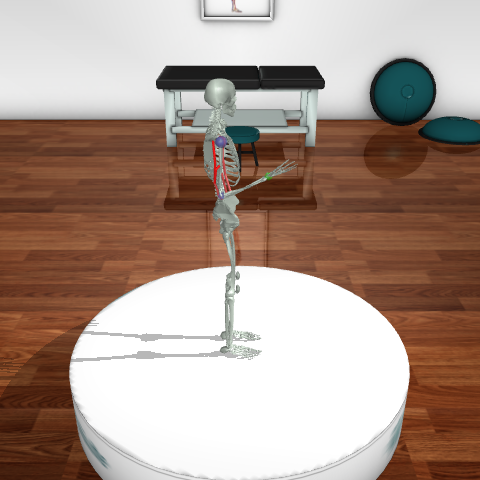
#> input picture ReGainX_paper/figures/sim/phase1_healthy.png, 480 x 480 px
$ python generate_paper_figures.py
#> lines starting #> are read from the running program, lines starting #| are printed output that depends on the picture
"""
ReGainX paper figure generation.
Generates fig1-fig8 (.png + .pdf @ 300 DPI), downloads arxiv.sty,
and packages everything into ReGainX_paper/ + ReGainX_paper_figures.zip.

Training & evaluation are already complete; this script only reads logged
artifacts and renders figures. It performs NO training or evaluation.
"""
import os
import shutil
import zipfile
import warnings

import numpy as np
import pandas as pd
import matplotlib
matplotlib.use("Agg")  # never display, only save
import matplotlib.pyplot as plt
import matplotlib.patches as mpatches
from matplotlib.patches import FancyArrowPatch, FancyBboxPatch
from matplotlib.lines import Line2D

warnings.filterwarnings("ignore")

# --------------------------------------------------------------------------
# Paths
# --------------------------------------------------------------------------
ROOT = os.path.dirname(os.path.abspath(__file__))
LOGS = os.path.join(ROOT, "logs")
SUM = os.path.join(ROOT, "results", "shared_eval", "summaries")
OUT = os.path.join(ROOT, "ReGainX_paper")
FIGS = os.path.join(OUT, "figures")
os.makedirs(OUT, exist_ok=True)
os.makedirs(FIGS, exist_ok=True)

# track which figures used loaded vs hardcoded data, for the README
DATA_SOURCES = {}

# --------------------------------------------------------------------------
# Step 1 - color palette & global style
# --------------------------------------------------------------------------
C = {
    "recurrent_brady_deg": "#2166AC",  # deep blue   (primary policy)
    "recurrent_deg":       "#D6604D",  # red-orange  (deg-only recurrent)
    "mlp_brady_deg":       "#4DAC26",  # green
    "mlp_deg":             "#B2ABD2",  # light purple
    "noisy":               "#74ADD1",  # light blue
    "no_exo":              "#808080",  # grey
    "healthy":             "#1A1A1A",  # near-black
}

plt.style.use("seaborn-v0_8-whitegrid")
plt.rcParams.update({
    # Match the paper body font (LaTeX `times` package -> Times New Roman).
    "font.family": "serif",
    "font.serif": ["Times New Roman", "Times", "DejaVu Serif"],
    "mathtext.fontset": "stix",   # Times-like math glyphs
    "font.size": 11,
    "axes.titlesize": 13,
    "axes.labelsize": 11,
    "legend.fontsize": 9,
    "xtick.labelsize": 9,
    "ytick.labelsize": 9,
    "figure.dpi": 100,
    "savefig.dpi": 300,
    "axes.grid": True,
    "grid.alpha": 0.4,
    "pdf.fonttype": 42,   # editable text in PDFs
    "ps.fonttype": 42,
})

# Windows font that carries the snowflake / symbol glyphs
SYMFONT = "Segoe UI Symbol"


def save(fig, name):
    """Save a figure as both .png and .pdf at 300 DPI into OUT."""
    for ext in ("png", "pdf"):
        fig.savefig(os.path.join(OUT, f"{name}.{ext}"),
                    dpi=300, bbox_inches="tight")
    plt.close(fig)
    print(f"  saved {name}.png / {name}.pdf")


def read_csv_cp(path):
    """Eval summary CSVs are cp1252 (Windows en-dash in bin labels)."""
    return pd.read_csv(path, encoding="cp1252")


RAD_LABELS = ["0.0–0.5", "0.5–1.0", "1.0–1.5", "1.5+"]
SEV_LABELS = ["Q1 (Mild)", "Q2", "Q3", "Q4 (Severe)"]


# ==========================================================================
# Figure 1 - Three-phase pipeline shown with real MuJoCo simulator frames
#   (rendered by render_pipeline_frames.py at a fixed target of 2.0 rad)
# ==========================================================================
SIM_DIR = os.path.join(FIGS, "sim")

# Crop box (applied to the 480x480 render) that frames the skeleton + arm and
# removes the surrounding floor/background.
_CROP = dict(y0=8, y1=320, x0=95, x1=355)


def _load_sim(name):
#> called with name = 'phase1_healthy.png'
    import matplotlib.image as mpimg
    img = mpimg.imread(os.path.join(SIM_DIR, name))
#> img is the input picture: shape (480, 480, 3) float32; mean R, G, B 0.671, 0.59, 0.547
    c = _CROP
    return img[c["y0"]:c["y1"], c["x0"]:c["x1"]]
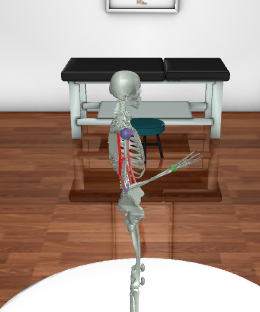
#> returned value: shape (312, 260, 3) float32; mean of channels 0, 1, 2 0.659, 0.579, 0.536; drawn as R, G, B


def fig1_pipeline():
    panels = [
        dict(img="phase1_healthy.png",
             title="Phase 1: Healthy Controller",
             note=("PPO trains the 6-muscle elbow\n"
                   "(myoElbow, 250k steps). The healthy\n"
                   "arm reaches the 2.0 rad target.")),
        dict(img="phase2_patient.png",
             title="Phase 2: PD Patient (Frozen)",
             note=("Healthy policy is frozen and run under\n"
                   "bradykinesia and muscular degeneration.\n"
                   "It stalls at 0.7 rad; the target is missed.")),
        dict(img="phase3_exo.png",
             title="Phase 3: Exoskeleton Agent",
             note=("RecurrentPPO (LSTM) adds torque to the\n"
                   "frozen patient (2M steps, POMDP).\n"
                   "Assisted arm reaches the 2.0 rad target.")),
    ]

    fig, axes = plt.subplots(1, 3, figsize=(7.4, 4.1))
    fig.subplots_adjust(left=0.02, right=0.98, top=0.80, bottom=0.18,
                        wspace=0.06)

    for ax, p in zip(axes, panels):
        ax.imshow(_load_sim(p["img"]))
        ax.set_xticks([]); ax.set_yticks([])
        ax.grid(False)
        for s in ax.spines.values():
            s.set_edgecolor("black"); s.set_linewidth(0.8)

        # Title above (black, not bold)
        ax.set_title(p["title"], fontsize=9.8, fontweight="normal",
                     color="black", pad=6)
        # Note below (black, not bold)
        ax.text(0.5, -0.03, p["note"], transform=ax.transAxes,
                ha="center", va="top", fontsize=7.3, color="black",
                linespacing=1.4)

    fig.suptitle("ReGainX Three-Phase Training Pipeline",
                 fontsize=12.5, fontweight="normal", y=0.98)
    fig.text(0.5, 0.915, "target = 2.0 rad", ha="center", va="center",
             fontsize=8.5, color="black")
    DATA_SOURCES["fig1_pipeline"] = (
        "MuJoCo/MyoSuite render of healthy, frozen-patient and exo-assisted "
        "rollouts at target 2.0 rad (render_pipeline_frames.py, seed 1)")
    save(fig, "fig1_pipeline")
#> the loop in save, `for ext in ("png", "pdf"):` made 2 passes
#> pass 1, in save, `fig.savefig(os.path.join(OUT, f"{name}.{ext}"), dpi=300, bbox_inches="..`:
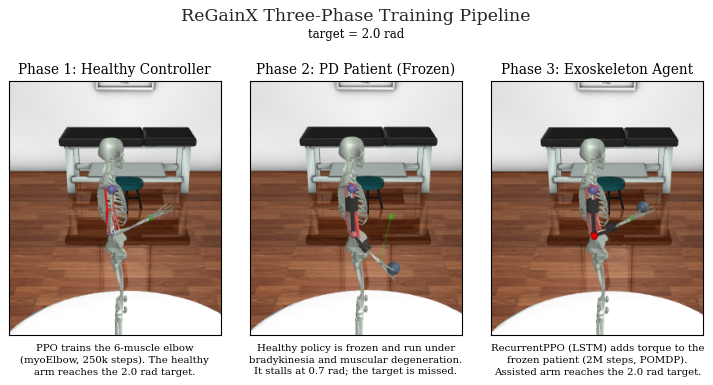
#> figure drawn by matplotlib, 3 panels


# ==========================================================================
# Figure 2 - PD modeling visualization (synthetic, illustrative)
# ==========================================================================
def fig2_pd_modeling():
    t = np.arange(100)
    fig, (axL, axR) = plt.subplots(1, 2, figsize=(6.5, 3.2))

    # ---- Left: muscle activation -----------------------------------------
    def activation(peak, t0, scale):
        # smooth rise-and-hold activation profile
        x = (t - t0) / scale
        a = peak / (1 + np.exp(-x))
        a *= np.exp(-((t - (t0 + 2.2 * scale)) ** 2) / (2 * (1.7 * scale) ** 2)) * 0.4 + 0.6
        return np.clip(a, 0, None)

    healthy_a = activation(1.00, 8, 9)
    deg_a = activation(0.55, 8, 9)            # reduced peak (alpha1=0.5, beta=0.3)
    pd_a = activation(0.45, 20, 9)            # reduced peak + delayed onset

    axL.plot(t, healthy_a, color=C["healthy"], ls="-", lw=2.0, label="Healthy")
    axL.plot(t, deg_a, color="#D6604D", ls="--", lw=2.0,
             label=r"Degeneration ($\alpha_1{=}0.5,\ \beta{=}0.3$)")
    axL.plot(t, pd_a, color="#2166AC", ls=":", lw=2.2, label="Combined PD")
    axL.set_xlabel("Timestep")
    axL.set_ylabel("Muscle Activation (normalized)")
    axL.set_title("Muscle Activation", fontsize=11.5)
    # Legend in the upper-right: the activation peak is on the left, so the
    # upper-right corner is clear. Shortened label + headroom prevent overlap.
    axL.legend(fontsize=7.2, loc="upper right", framealpha=0.92,
               borderpad=0.5, handlelength=1.8)
    axL.set_ylim(0, 1.22)

    # ---- Right: joint angle trajectory -----------------------------------
    def angle(target, t0, scale):
        x = (t - t0) / scale
        return target / (1 + np.exp(-x))

    healthy_q = angle(2.00, 12, 11)
    deg_q = angle(1.60, 12, 13)
    pd_q = angle(1.20, 27, 13)                # delayed start + reduced reach

    delay_i = 15
    axR.axvline(delay_i, color="#888888", ls="--", lw=1.2, zorder=1)
    axR.text(delay_i + 1.5, 0.18, r"$\Delta_i$ delay", color="black",
             fontsize=8.5, style="italic")

    axR.plot(t, healthy_q, color=C["healthy"], ls="-", lw=2.0, label="Healthy")
    axR.plot(t, deg_q, color="#D6604D", ls="--", lw=2.0,
             label="Degeneration-only")
    axR.plot(t, pd_q, color="#2166AC", ls=":", lw=2.2, label="Combined PD")
    axR.set_xlabel("Timestep")
    axR.set_ylabel("Joint Angle (rad)")
    axR.set_title("Joint Angle Trajectory", fontsize=11.5)
    axR.legend(fontsize=7.8, loc="lower right", framealpha=0.9)
    axR.set_ylim(0, 2.2)

    fig.suptitle("Parkinsonian Motor Deficit Modeling",
                 fontsize=13, fontweight="normal", y=1.02)
    fig.tight_layout()
    DATA_SOURCES["fig2_pd_modeling"] = "synthetic illustrative curves (numpy)"
    save(fig, "fig2_pd_modeling")
#> the loop in save (call 2), `for ext in ("png", "pdf"):` made 2 passes
#> pass 1, in save (call 2), `fig.savefig(os.path.join(OUT, f"{name}.{ext}"), dpi=300, bbox_inches="..`:
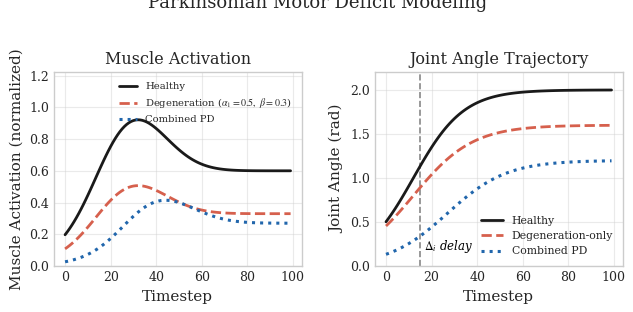
#> figure drawn by matplotlib, 2 panels; panel 1: curve peaks at x = 32, y = 0.921; panel 1: curve peaks at x = 32, y = 0.507; panel 1: curve peaks at x = 44, y = 0.415; panel 2: curve peaks at x = 99, y = 2


# ==========================================================================
# Figure 3 - Training reward curves (loaded from logs/)
# ==========================================================================
def fig3_training_curves():
    mapping = [
        ("policy_brady_deg_recurrent_rewards.csv",
         "RecurrentPPO brady+deg", C["recurrent_brady_deg"], "-"),
        ("policy_deg_recurrent_rewards.csv",
         "RecurrentPPO deg-only", C["recurrent_deg"], "-"),
        ("policy_brady_deg_recurrent_noisy_rewards.csv",
         "Noisy RecurrentPPO", C["noisy"], "-"),
        ("policy_brady_deg_rewards.csv",
         "MLP brady+deg", C["mlp_brady_deg"], "-"),
        ("policy_deg_rewards.csv",
         "MLP deg-only", C["mlp_deg"], "-"),
    ]
    fig, ax = plt.subplots(figsize=(6.5, 4.0))
    loaded = []
    for fname, label, color, ls in mapping:
        path = os.path.join(LOGS, fname)
        if not os.path.exists(path):
            continue
        df = pd.read_csv(path)
        if not {"timestep", "mean_reward"}.issubset(df.columns):
            continue
        x = df["timestep"].values
        y = df["mean_reward"].values
        s = pd.Series(y)
        mean = s.rolling(20, min_periods=1).mean().values
        std = s.rolling(20, min_periods=1).std().fillna(0).values
        ax.plot(x, mean, color=color, ls=ls, lw=1.8, label=label, zorder=3)
        ax.fill_between(x, mean - std, mean + std, color=color,
                        alpha=0.15, zorder=2)
        loaded.append(label)

    ax.set_xlabel("Training Timesteps")
    ax.set_ylabel("Mean Episodic Reward")
    ax.set_title("Training Reward Curves", fontsize=13, fontweight="normal")
    ax.legend(fontsize=8.5, loc="lower right", framealpha=0.9)
    ax.ticklabel_format(axis="x", style="sci", scilimits=(0, 0))
    fig.tight_layout()
    DATA_SOURCES["fig3_training_curves"] = (
        "loaded logs/*_rewards.csv (rolling mean/std, window=20); "
        f"policies: {', '.join(loaded)}")
    save(fig, "fig3_training_curves")


# ==========================================================================
# Figure 4 - Ablation 2: per-severity Pearson r (+ reward on 2nd axis)
# ==========================================================================
def fig4_ablation_severity():
    src = "hardcoded"
    r_bd = [0.654, 0.522, 0.417, 0.384]
    r_dg = [0.570, 0.399, 0.276, 0.211]
    rew_bd = [643.35, 538.03, 435.25, 382.30]
    rew_dg = [493.78, 185.56, 39.86, 9.26]
    std_bd = std_dg = None

    p_bd = os.path.join(SUM, "policy_brady_deg_recurrent_per_quartile.csv")
    p_dg = os.path.join(SUM, "policy_deg_recurrent_per_quartile.csv")
    if os.path.exists(p_bd) and os.path.exists(p_dg):
        d1 = read_csv_cp(p_bd)
        d2 = read_csv_cp(p_dg)
        r_bd = d1["pearson_r_mean"].tolist()
        r_dg = d2["pearson_r_mean"].tolist()
        std_bd = d1["pearson_r_std"].tolist()
        std_dg = d2["pearson_r_std"].tolist()
        rew_bd = d1["reward_mean"].tolist()
        rew_dg = d2["reward_mean"].tolist()
        src = "loaded per_quartile CSVs (r, std, reward)"

    fig, ax = plt.subplots(figsize=(6.5, 4.2))
    x = np.arange(4)
    w = 0.36

    ax.bar(x - w / 2, r_bd, w, yerr=std_bd, capsize=3,
           color=C["recurrent_brady_deg"], edgecolor="white", linewidth=0.6,
           label="RecurrentPPO brady+deg (r)", zorder=3,
           error_kw=dict(lw=1.0, alpha=0.6))
    ax.bar(x + w / 2, r_dg, w, yerr=std_dg, capsize=3,
           color=C["recurrent_deg"], edgecolor="white", linewidth=0.6,
           label="RecurrentPPO deg-only (r)", zorder=3,
           error_kw=dict(lw=1.0, alpha=0.6))

    ax.axhline(0.0, color="#888888", ls="--", lw=1.2, zorder=1)
    ax.text(-0.35, 0.02, "No trajectory correlation", ha="left", va="bottom",
            fontsize=7.6, color="black", style="italic")

    ax.set_xticks(x)
    ax.set_xticklabels(SEV_LABELS)
    ax.set_ylabel("Mean Pearson r")
    ax.set_xlabel("Severity Quartile")
    ax.set_ylim(-0.05, 1.0)
    ax.set_title("Ablation 2: Trajectory Tracking vs. PD Severity",
                 fontsize=12.5, fontweight="normal")

    # secondary axis: mean reward as lines+markers
    ax2 = ax.twinx()
    ax2.grid(False)
    ax2.plot(x, rew_bd, color=C["recurrent_brady_deg"], marker="o", ms=6,
             lw=1.6, ls="-", label="RecurrentPPO brady+deg (reward)", zorder=4)
    ax2.plot(x, rew_dg, color=C["recurrent_deg"], marker="s", ms=6,
             lw=1.6, ls="--", label="RecurrentPPO deg-only (reward)", zorder=4)
    ax2.set_ylabel("Mean Episodic Reward")
    ax2.set_ylim(-30, 750)

    # combined legend
    h1, l1 = ax.get_legend_handles_labels()
    h2, l2 = ax2.get_legend_handles_labels()
    ax.legend(h1 + h2, l1 + l2, fontsize=7.4, loc="upper right",
              framealpha=0.92, ncol=1)
    fig.tight_layout()
    DATA_SOURCES["fig4_ablation_severity"] = src
    save(fig, "fig4_ablation_severity")


# ==========================================================================
# Figure (Ablation 1) - RecurrentPPO vs MLP: per-severity r (+ reward)
#   Mirrors the Ablation 2 figure for a clean visual parallel.
# ==========================================================================
def fig9_ablation1():
    # hardcoded fallback (from the paper's logged values)
    r_rec = [0.654, 0.522, 0.417, 0.384]
    rew_rec = [643.35, 538.03, 435.25, 382.30]
    std_rec = None
    # MLP brady+deg fallback (overall r=0.439, reward=460.29) approximated
    r_mlp = [0.560, 0.470, 0.382, 0.345]
    rew_mlp = [590.0, 505.0, 410.0, 360.0]
    std_mlp = None
    src = "hardcoded fallback"

    p_rec = os.path.join(SUM, "policy_brady_deg_recurrent_per_quartile.csv")
    p_mlp = os.path.join(SUM, "policy_brady_deg_per_quartile.csv")
    if os.path.exists(p_rec) and os.path.exists(p_mlp):
        d1 = read_csv_cp(p_rec)
        d2 = read_csv_cp(p_mlp)
        r_rec = d1["pearson_r_mean"].tolist()
        r_mlp = d2["pearson_r_mean"].tolist()
        std_rec = d1["pearson_r_std"].tolist()
        std_mlp = d2["pearson_r_std"].tolist()
        rew_rec = d1["reward_mean"].tolist()
        rew_mlp = d2["reward_mean"].tolist()
        src = "loaded per_quartile CSVs (RecurrentPPO vs MLP)"

    fig, ax = plt.subplots(figsize=(6.5, 4.2))
    x = np.arange(4)
    w = 0.36

    ax.bar(x - w / 2, r_rec, w, yerr=std_rec, capsize=3,
           color=C["recurrent_brady_deg"], edgecolor="white", linewidth=0.6,
           label="RecurrentPPO brady+deg (r)", zorder=3,
           error_kw=dict(lw=1.0, alpha=0.6))
    ax.bar(x + w / 2, r_mlp, w, yerr=std_mlp, capsize=3,
           color=C["mlp_brady_deg"], edgecolor="white", linewidth=0.6,
           label="MLP brady+deg (r)", zorder=3,
           error_kw=dict(lw=1.0, alpha=0.6))

    ax.set_xticks(x)
    ax.set_xticklabels(SEV_LABELS)
    ax.set_ylabel("Mean Pearson r")
    ax.set_xlabel("Severity Quartile")
    ax.set_ylim(0.0, 1.0)
    ax.set_title("Ablation 1: RecurrentPPO vs. MLP across PD Severity",
                 fontsize=12.5, fontweight="normal")

    ax2 = ax.twinx()
    ax2.grid(False)
    ax2.plot(x, rew_rec, color=C["recurrent_brady_deg"], marker="o", ms=6,
             lw=1.6, ls="-", label="RecurrentPPO brady+deg (reward)", zorder=4)
    ax2.plot(x, rew_mlp, color=C["mlp_brady_deg"], marker="^", ms=6,
             lw=1.6, ls="--", label="MLP brady+deg (reward)", zorder=4)
    ax2.set_ylabel("Mean Episodic Reward")
    ax2.set_ylim(0, 750)

    h1, l1 = ax.get_legend_handles_labels()
    h2, l2 = ax2.get_legend_handles_labels()
    ax.legend(h1 + h2, l1 + l2, fontsize=7.4, loc="upper right",
              framealpha=0.92, ncol=1)
    fig.tight_layout()
    DATA_SOURCES["fig9_ablation1"] = src
    save(fig, "fig9_ablation1")
#> the loop in save (call 4), `for ext in ("png", "pdf"):` made 2 passes
#> pass 1, in save (call 4), `fig.savefig(os.path.join(OUT, f"{name}.{ext}"), dpi=300, bbox_inches="..`:
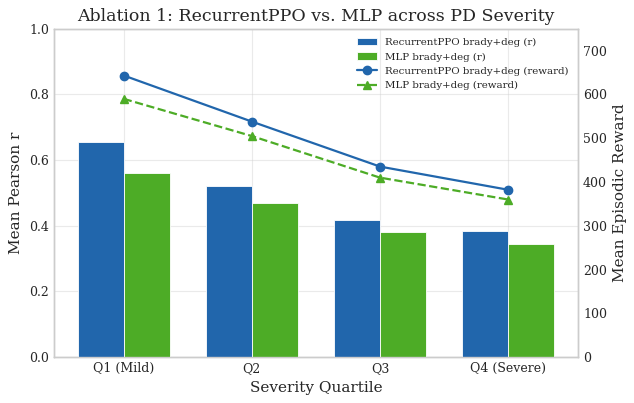
#> figure drawn by matplotlib, 2 panels; panel 1: tallest bar 0.654 high, from x = -0.36 to 0; panel 1: tallest bar 0.56 high, from x = -2.78e-17 to 0.36
#> (the rest of the program and of its run is left out)
